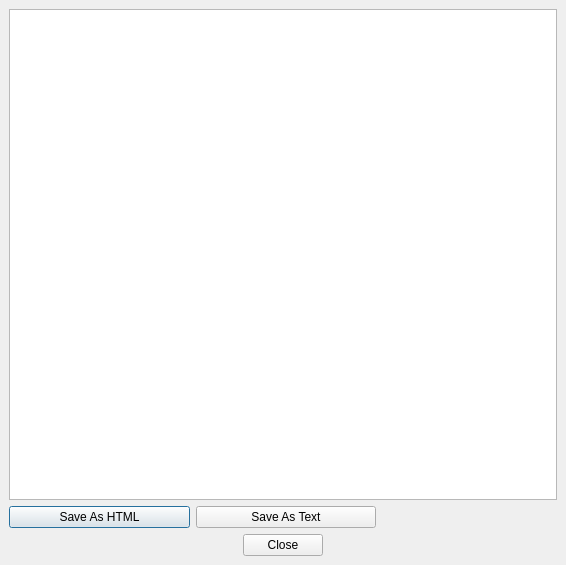
<?xml version="1.0" encoding="UTF-8"?>
<!--suppress ALL -->
<ui version="4.0">
 <class>B_ReportWindow</class>
 <widget class="QDialog" name="B_ReportWindow">
  <property name="geometry">
   <rect>
    <x>0</x>
    <y>0</y>
    <width>566</width>
    <height>565</height>
   </rect>
  </property>
  <property name="windowTitle">
   <string>B_ReportWindow</string>
  </property>
  <layout class="QVBoxLayout">
   <property name="spacing">
    <number>6</number>
   </property>
   <property name="margin">
    <number>9</number>
   </property>
   <item>
    <layout class="QVBoxLayout">
     <property name="spacing">
      <number>6</number>
     </property>
     <property name="margin">
      <number>0</number>
     </property>
     <item>
      <widget class="QTextBrowser" name="ReportText"/>
     </item>
     <item>
      <layout class="QHBoxLayout">
       <property name="spacing">
        <number>6</number>
       </property>
       <property name="margin">
        <number>0</number>
       </property>
       <item>
        <widget class="QPushButton" name="PushButton1">
         <property name="sizePolicy">
          <sizepolicy hsizetype="MinimumExpanding" vsizetype="Fixed">
           <horstretch>0</horstretch>
           <verstretch>0</verstretch>
          </sizepolicy>
         </property>
         <property name="text">
          <string>Save As HTML</string>
         </property>
        </widget>
       </item>
       <item>
        <widget class="QPushButton" name="PushButton1_2">
         <property name="sizePolicy">
          <sizepolicy hsizetype="MinimumExpanding" vsizetype="Fixed">
           <horstretch>0</horstretch>
           <verstretch>0</verstretch>
          </sizepolicy>
         </property>
         <property name="text">
          <string>Save As Text</string>
         </property>
        </widget>
       </item>
       <item>
        <spacer>
         <property name="orientation">
          <enum>Qt::Horizontal</enum>
         </property>
         <property name="sizeHint" stdset="0">
          <size>
           <width>16</width>
           <height>20</height>
          </size>
         </property>
        </spacer>
       </item>
      </layout>
     </item>
     <item>
      <layout class="QHBoxLayout">
       <property name="spacing">
        <number>6</number>
       </property>
       <property name="margin">
        <number>0</number>
       </property>
       <item>
        <spacer>
         <property name="orientation">
          <enum>Qt::Horizontal</enum>
         </property>
         <property name="sizeHint" stdset="0">
          <size>
           <width>40</width>
           <height>20</height>
          </size>
         </property>
        </spacer>
       </item>
       <item>
        <widget class="QPushButton" name="PushButton2">
         <property name="text">
          <string>Close</string>
         </property>
        </widget>
       </item>
       <item>
        <spacer>
         <property name="orientation">
          <enum>Qt::Horizontal</enum>
         </property>
         <property name="sizeHint" stdset="0">
          <size>
           <width>40</width>
           <height>20</height>
          </size>
         </property>
        </spacer>
       </item>
      </layout>
     </item>
    </layout>
   </item>
  </layout>
 </widget>
 <pixmapfunction>qPixmapFromMimeSource</pixmapfunction>
 <resources/>
 <connections/>
</ui>
